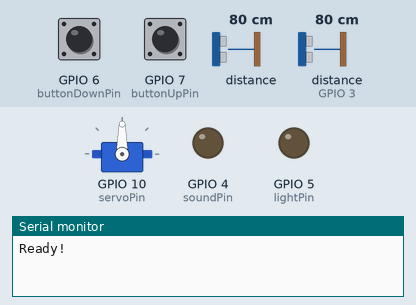
Bench run of a sketch on a simulated ESP32-C3. Shown: servo, output pins drawn as LEDs (lit = HIGH), the last lines printed to the serial monitor. Dashed ring = blinking. The test bench sets the inputs (shaded band); at power-on: GPIO 6 (buttonDownPin) HIGH, GPIO 7 (buttonUpPin) HIGH, distance to the obstacle 80 cm, distance to the obstacle (sensor on GPIO 3) 80 cm. The echo pulse lasts 58.3 µs per cm; pins used as bus, display or sensor lines are not drawn.

Above: at 1.3 s.
1.4 s: GPIO 6 (buttonDownPin) pulled LOW for 3.2 s
At 2.59 s:
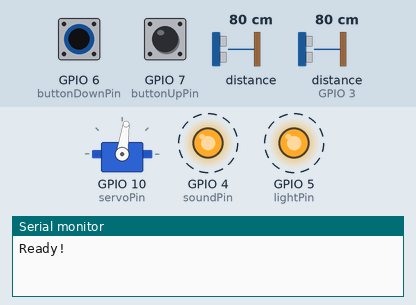
6.1 s: GPIO 7 (buttonUpPin) pulled LOW for 1 s
At 8.2 s:
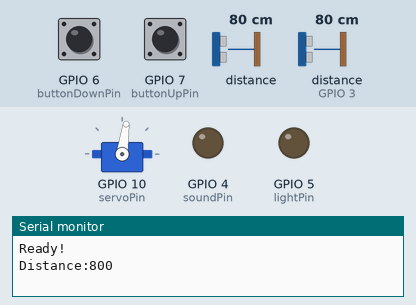
8.6 s: GPIO 7 (buttonUpPin) pulled LOW for 3.2 s
At 8.66 s:
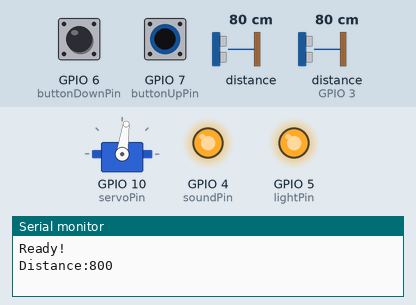
Timing chart, 0 to 13.3 s (numbered marks = the images above; inputs shaded):
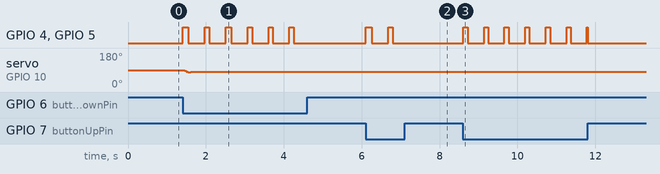

Measured:
- after the input at 1.4 s, GPIO 4 (soundPin), GPIO 5 (lightPin): alternates HIGH for 0.11 s and LOW for 0.42 s, 12 changes in all, then stays LOW, starting at once; servo on GPIO 10 (servoPin): 90° → 82° after 0.05 s
- after the input at 6.1 s, GPIO 4 (soundPin), GPIO 5 (lightPin): alternates HIGH for 0.13 s and LOW for 0.42 s, 4 changes in all, then stays LOW, starting at once
- after the input at 8.6 s, GPIO 4 (soundPin), GPIO 5 (lightPin): goes 6 × (HIGH 0.11 s, LOW 0.42 s), HIGH 0.02 s, then LOW, starting at once

The sketch:

BlindDistanceDetector2.ino
```cpp
//BlindDistanceDetector2
//
//ESP32 C3 supermini black port USB C
//
//C++ code
//
#include <ESP32Servo.h>
#include "Adafruit_VL53L0X.h"

// HC-SR 04
#define triggerPin 21
#define echoPin 3

// active buzzer
#define soundPin 4

// leds
#define lightPin 5

// buttons
#define buttonDownPin 6
#define buttonUpPin  7

//servo
#define servoPin 10

//I2C com  (VL53L0X)
#define SDApin 8
#define SCLpin 9

//
#define offSetDistanceActivation 30
#define offSetDistanceDeactivation 10

//Constants

const unsigned int minimumTime = 15;//ms
const unsigned int maxSoundLightONWaitingTime = 2000;//ms
const unsigned int lightSoundONTimeFactor = 2;
const unsigned int ONTime = 100; //ms


unsigned long distanceHCSR04 = 500;//mm
unsigned long distanceVL53L0X = 500;//mm

long currentDistance = 500;//mm
unsigned long midDistance = 0;//mm

long oldDistance = 500;//mm

int autoOff=15;//ms
unsigned long autoOffTime=0;//ms

unsigned long currentTime=0;//ms
unsigned long medTime=0;//ms


long positionObjective=1500;
long  currentPosition=1500;
unsigned long positionRefreshTime=0;
unsigned long currentMicroTime=0;

int counter=0;
int N=0;
int M=0;

int activation=0;


// Tactil wheel output
Servo servoWheel;

// VL53L0X
Adafruit_VL53L0X VL53sensor = Adafruit_VL53L0X();

int soundLightState=0;
unsigned long soundLightOffTime=0;
unsigned long soundLightOnTime=0;


void setup()
{
  servoWheel.attach(servoPin, 500, 2500);
  pinMode(buttonDownPin,INPUT_PULLUP);
  pinMode(buttonUpPin,INPUT_PULLUP);
  pinMode(soundPin,OUTPUT);
  pinMode(lightPin,OUTPUT);

  pinMode(triggerPin, OUTPUT);  // Clear the trigger
  pinMode(echoPin, INPUT);

  //inicialization
  digitalWrite(triggerPin, LOW);
  digitalWrite(lightPin,LOW);
  digitalWrite(soundPin,LOW);


  distanceHCSR04 = 500; //mm
  distanceVL53L0X = 500; //mm
  currentDistance = 1000; //mm
  oldDistance = 500; //mm

  currentTime=millis();
  medTime=currentTime+30;
  soundLightOnTime+=currentTime+minimumTime;


  Serial.begin(115200);


   delay(150);

   if (!VL53sensor.begin()) {
    Serial.println("Error: VL53L0X no encontrado");
}

  Serial.println("Ready!"); // This won't print until monitor is open


}


long readUltrasonicDistance(int trigger, int echo)
{

  delayMicroseconds(2);
  // Sets the trigger pin to HIGH state for 10 microseconds
  digitalWrite(trigger, HIGH);
  delayMicroseconds(10);
  digitalWrite(trigger, LOW);

  // Reads the echo pin, and returns the sound wave travel time in microseconds
  return pulseIn(echo, HIGH,30000);
}


void triggerSoundLight(){


   if(soundLightState==1 && currentTime>soundLightOffTime ){
      soundLightState=0;
        soundLightOnTime=minimumTime+oldDistance/lightSoundONTimeFactor;
        if(soundLightOnTime>maxSoundLightONWaitingTime) soundLightOnTime=maxSoundLightONWaitingTime;
        soundLightOnTime+=currentTime;
      digitalWrite(lightPin,LOW);
      digitalWrite(soundPin,LOW);
    }
   else   if(soundLightState==0 && currentTime>soundLightOnTime){
      soundLightState=1;
        soundLightOffTime=currentTime+ONTime;
      digitalWrite(lightPin,HIGH);
      digitalWrite(soundPin,HIGH);
    }

}


void gotoObjective(){

  long difference = positionObjective - currentPosition;
  unsigned long timePosition = 100; // microseconds

  if (difference >= 0) {
    if(difference<2001)timePosition = map(difference, 0, 2000, 1000, 50);
    else timePosition = 50;
  }
  else {
    if(difference > (-2001) )timePosition = map(-difference, 0, 2000, 1000, 50);
    else timePosition = 50;

  }

  currentMicroTime = micros();

  //  (overflow test)
  if (currentMicroTime - positionRefreshTime >= timePosition) {
    positionRefreshTime = currentMicroTime;

    // moving by steps
    if (currentPosition > 9 && currentPosition < 2491) {
      currentPosition += difference / 10;
      currentPosition += constrain(difference, -10, 10);
      currentPosition = constrain(currentPosition,500,2500);
    }

    if (!(servoWheel.attached())) servoWheel.attach(servoPin, 500, 2500);

    if (currentPosition > 499 && currentPosition < 2501) {
      servoWheel.writeMicroseconds(currentPosition);
    }
  }
}


VL53L0X_RangingMeasurementData_t measure;


void loop()
{


  //it will only woprks with a button pressed
  if(!digitalRead(buttonDownPin) || !digitalRead(buttonUpPin)){


    //average distance

    currentTime= millis();


     triggerSoundLight();


    if(currentTime>medTime){

      medTime=currentTime+15;

      if (counter < 4 ) {
        counter++;

        distanceHCSR04 = constrain( (unsigned long )(0.1723 * readUltrasonicDistance(triggerPin,echoPin)),0UL,5000UL) ;//mm
        if(distanceHCSR04>3999) distanceHCSR04=0;

        VL53sensor.rangingTest(&measure, false); //take a measure from VL53L0X
        distanceVL53L0X =constrain( ((unsigned long) measure.RangeMilliMeter),0UL,2100UL) ;
        if(distanceVL53L0X>1999)distanceVL53L0X=0;


        if(distanceVL53L0X>0 && distanceHCSR04>0 && distanceHCSR04<distanceVL53L0X){
          if(N<5 ) {
            midDistance += distanceHCSR04;

            N++;
            }

        }
        else if(M<5 && distanceVL53L0X>0) {
            midDistance += distanceVL53L0X;

            M++;
            }
        else if(N<5 && distanceHCSR04>0) {
            midDistance += distanceHCSR04;

            N++;
            }


      }
      else{


        if((N+M)>0)midDistance=midDistance/(N+M);
        else midDistance=3000;
        currentDistance = constrain((long)midDistance,0,3000);
        midDistance=0;
        counter=0;
        N=0;
        M=0;


      }

    }
    //end of average distance


  if (!activation && (currentDistance < oldDistance-offSetDistanceActivation || currentDistance > oldDistance+offSetDistanceActivation)){
    activation=1;
    //refresh light/sound triggering
    long correction = (currentDistance-oldDistance) /
                  (long)lightSoundONTimeFactor;

if(correction < 0)
    soundLightOnTime -= (unsigned long)(-correction);
else
    soundLightOnTime += (unsigned long)correction;


    oldDistance=currentDistance;

  }

  else if (activation && currentDistance > oldDistance-offSetDistanceDeactivation && currentDistance < oldDistance+offSetDistanceDeactivation){
    activation=0;

  }


    if (activation){


      if (currentDistance <= 500) {


        // from 0 a 500 mm servo goes from 180 to 140 degrees (60 degrees)
        positionObjective=(map(currentDistance,0,500,2500,1833));

      } else if(currentDistance <=1200) {
        // from 501 a 1500 mm servo goes from 140 to 30 degrees (90 degrees)
        positionObjective=(map(currentDistance,501,1200,1834,833));
      }else {
        // from 1500 a 3000 mm servo goes from 30 to 0 degrees (30 degrees)
        positionObjective=(map(currentDistance,1201,3000,834,500));
      }
      autoOff=2000;

     //Serial.print("distance:");
     //Serial.println(oldDistance);

     gotoObjective();

    }
    else{
      if(autoOff>0){
        if((currentTime-autoOffTime)>=1) {
          autoOff--;
          autoOffTime=currentTime;
        }

         gotoObjective();
         if(autoOff==1750){

            Serial.print("Distance:");
            Serial.println(currentDistance);
         }
      }
      else{
        if(servoWheel.attached())servoWheel.detach();
      }

    }


  }
  else{
    if(servoWheel.attached())servoWheel.detach();

    if(soundLightState==1){
      autoOff=2000;
      soundLightState=0;
      soundLightOnTime=currentTime+1;
      digitalWrite(lightPin,LOW);
      digitalWrite(soundPin,LOW);
    }
    delay(10);
  }
}
```
